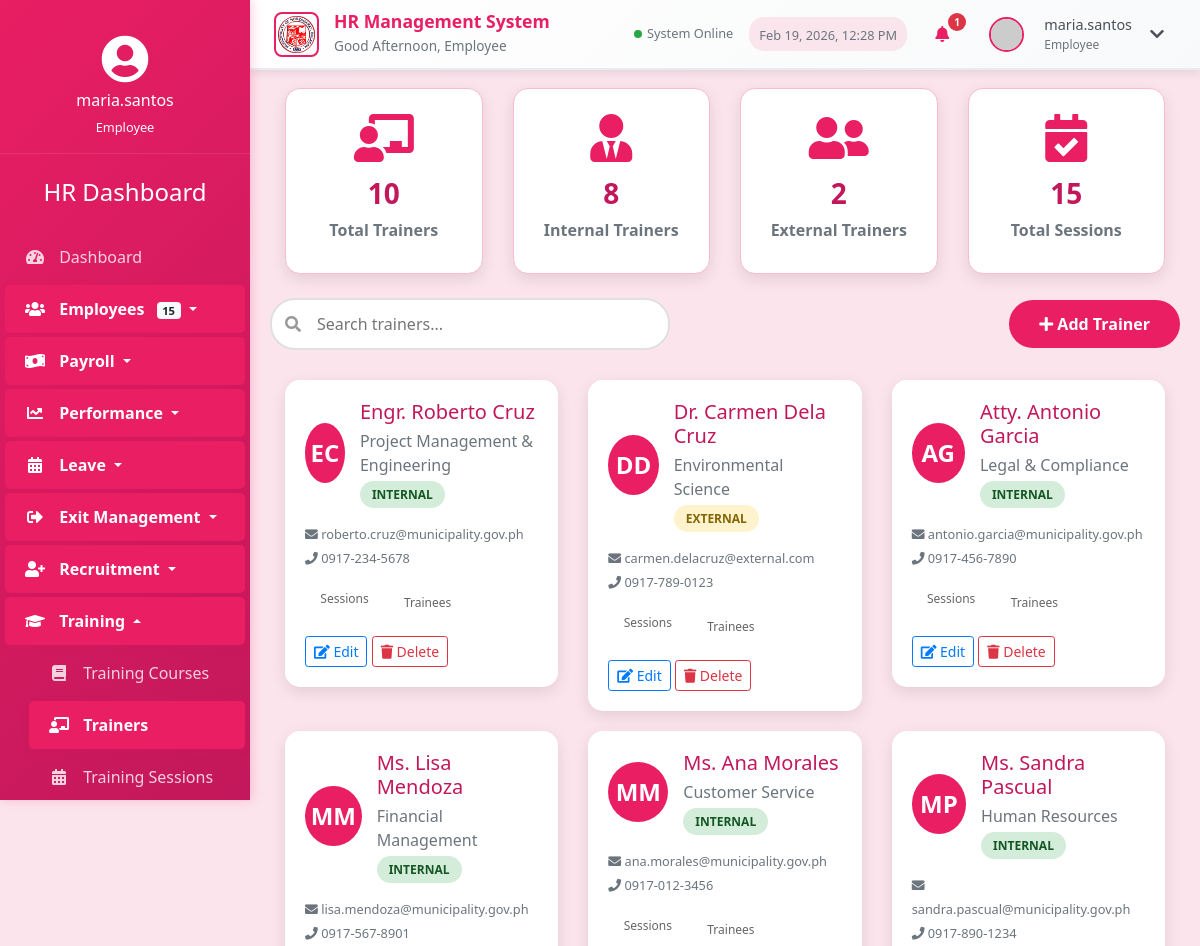
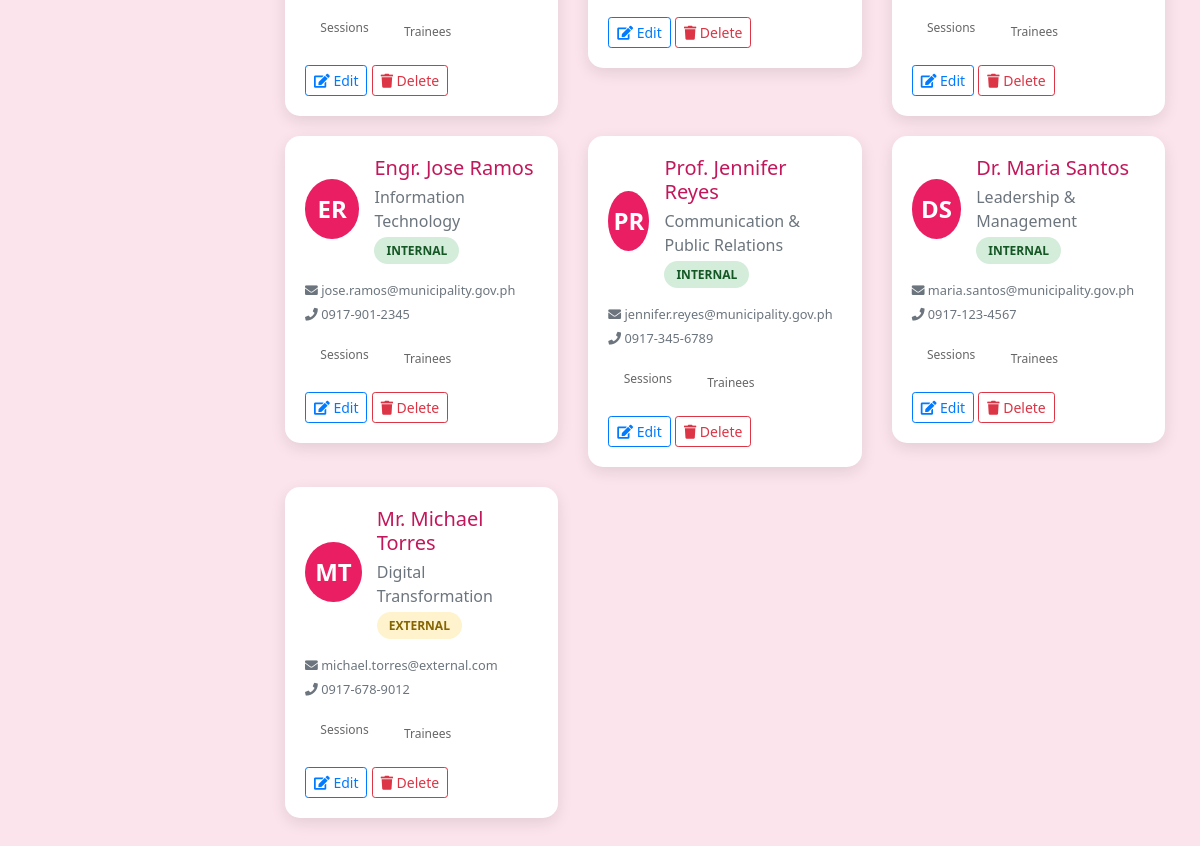
Page /trainers.php (signed in) on the earlier database version (2 pictures, top to bottom).
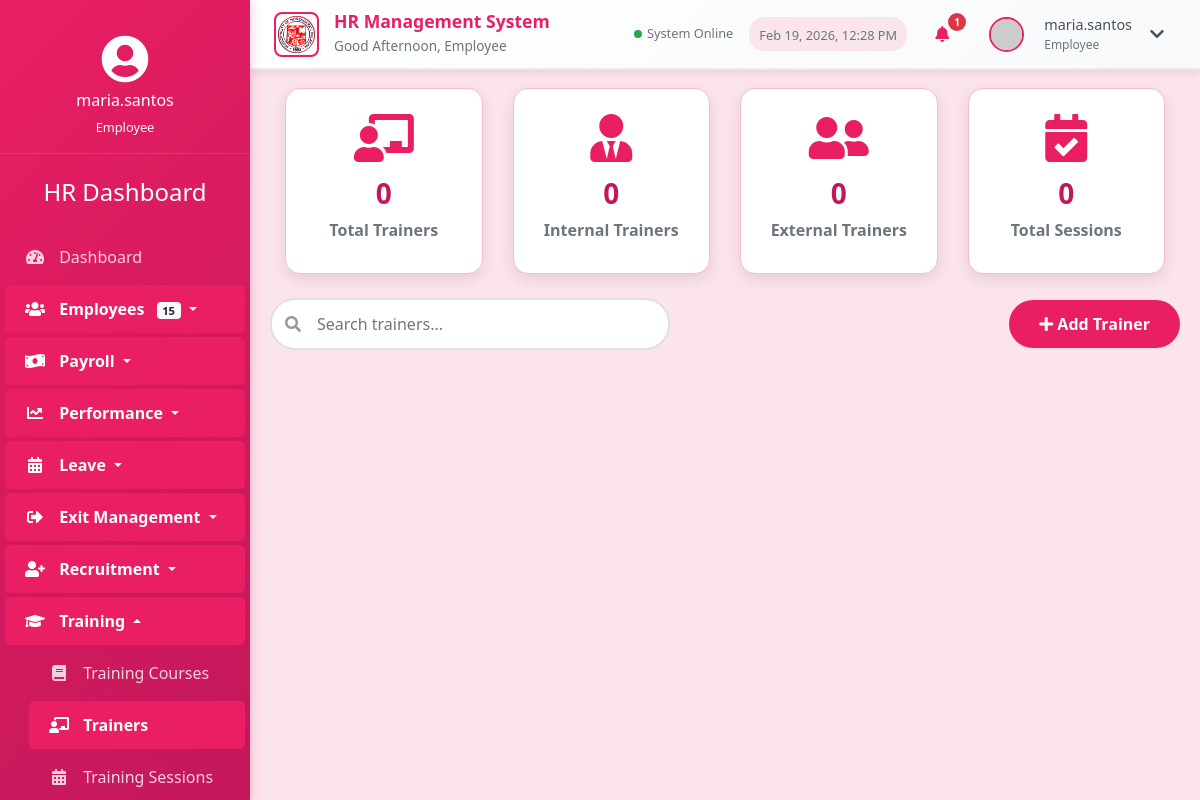
Same page on the later database version.
### tables this page shows
CREATE TABLE `trainers` (
  `trainer_id` int(11) NOT NULL,
  `first_name` varchar(50) NOT NULL,
  `last_name` varchar(50) NOT NULL,
  `email` varchar(100) NOT NULL,
  `phone` varchar(20) DEFAULT NULL,
  `specialization` varchar(255) DEFAULT NULL,
  `bio` text DEFAULT NULL,
  `is_internal` tinyint(1) DEFAULT 1,
  `created_at` timestamp NOT NULL DEFAULT current_timestamp(),
  `updated_at` timestamp NOT NULL DEFAULT current_timestamp() ON UPDATE current_timestamp()
);

### trainers.php (the view, shortened to what the changed rows need)
<?php
$host = 'localhost';
$dbname = 'CC_HR';
$username = 'root';
$password = '';
try {
    $pdo = new PDO("mysql:host=$host;dbname=$dbname", $username, $password);
    $pdo->setAttribute(PDO::ATTR_ERRMODE, PDO::ERRMODE_EXCEPTION);
} catch(PDOException $e) {
    die("Connection failed: " . $e->getMessage());
}
$stmt = $pdo->query("
    SELECT
        t.*,
        COUNT(ts.session_id) as session_count,
        COUNT(DISTINCT te.employee_id) as total_trainees
    FROM trainers t
    LEFT JOIN training_sessions ts ON t.trainer_id = ts.trainer_id
    LEFT JOIN training_enrollments te ON ts.session_id = te.session_id
    GROUP BY t.trainer_id
    ORDER BY t.last_name, t.first_name
");
$trainers = $stmt->fetchAll(PDO::FETCH_ASSOC);
$stmt = $pdo->query("SELECT COUNT(*) as total FROM trainers");
$totalTrainers = $stmt->fetch(PDO::FETCH_ASSOC)['total'];
$stmt = $pdo->query("SELECT COUNT(*) as internal FROM trainers WHERE is_internal = 1");
$internalTrainers = $stmt->fetch(PDO::FETCH_ASSOC)['internal'];
$stmt = $pdo->query("SELECT COUNT(*) as external FROM trainers WHERE is_internal = 0");
$externalTrainers = $stmt->fetch(PDO::FETCH_ASSOC)['external'];
?>
<!DOCTYPE html>
<html lang="en">
<head>
    <link rel="stylesheet" href="https://stackpath.bootstrapcdn.com/bootstrap/4.5.2/css/bootstrap.min.css">
    <link rel="stylesheet" href="https://cdnjs.cloudflare.com/ajax/libs/font-awesome/5.15.1/css/all.min.css">
    <link rel="stylesheet" href="styles.css?v=rose">
</head>
<body>
    <div class="container-fluid">
        <div class="row">
            <div class="main-content">
                <h2 class="section-title">Trainers Management</h2>
                <div class="row mb-4">
                    <div class="col-md-3">
                        <div class="stats-card">
                            <i class="fas fa-chalkboard-teacher"></i>
                            <h3><?php echo $totalTrainers; ?></h3>
                            <h6>Total Trainers</h6>
                        </div>
                    </div>
                    <div class="col-md-3">
                        <div class="stats-card">
                            <i class="fas fa-user-tie"></i>
                            <h3><?php echo $internalTrainers; ?></h3>
                            <h6>Internal Trainers</h6>
                        </div>
                    </div>
                    <div class="col-md-3">
                        <div class="stats-card">
                            <i class="fas fa-user-friends"></i>
                            <h3><?php echo $externalTrainers; ?></h3>
                            <h6>External Trainers</h6>
                        </div>
                    </div>
                    <div class="col-md-3">
                        <div class="stats-card">
                            <i class="fas fa-calendar-check"></i>
                            <h3><?php echo array_sum(array_column($trainers, 'session_count')); ?></h3>
                            <h6>Total Sessions</h6>
                        </div>
                    </div>
                </div>
                <div class="row" id="trainersGrid">
                    <?php foreach ($trainers as $trainer): ?>
                    <div class="col-md-6 col-lg-4 trainer-item">
                        <div class="trainer-card">
                            <div class="d-flex align-items-center mb-3">
                                <div class="trainer-avatar">
                                    <?php echo strtoupper(substr($trainer['first_name'], 0, 1) . substr($trainer['last_name'], 0, 1)); ?>
                                </div>
                                <div class="trainer-info">
                                    <h5><?php echo htmlspecialchars($trainer['first_name'] . ' ' . $trainer['last_name']); ?></h5>
                                    <p class="text-muted mb-1"><?php echo htmlspecialchars($trainer['specialization']); ?></p>
                                    <span class="status-badge <?php echo $trainer['is_internal'] ? 'status-internal' : 'status-external'; ?>">
                                        <?php echo $trainer['is_internal'] ? 'Internal' : 'External'; ?>
                                    </span>
                                </div>
                            </div>
                            <div class="mb-3">
                                <small class="text-muted">
                                    <i class="fas fa-envelope"></i> <?php echo htmlspecialchars($trainer['email']); ?><br>
                                    <i class="fas fa-phone"></i> <?php echo htmlspecialchars($trainer['phone']); ?>
                                </small>
                            </div>
                            <div class="trainer-stats">
                                <div class="stat-item">
                                    <div class="stat-number"><?php echo $trainer['session_count']; ?></div>
                                    <div class="stat-label">Sessions</div>
                                </div>
                                <div class="stat-item">
                                    <div class="stat-number"><?php echo $trainer['total_trainees']; ?></div>
                                    <div class="stat-label">Trainees</div>
                                </div>
                            </div>
                            <div class="mt-3">
                                <button class="btn btn-sm btn-outline-primary" onclick="editTrainer(<?php echo $trainer['trainer_id']; ?>)">
                                    <i class="fas fa-edit"></i> Edit
                                </button>
                                <button class="btn btn-sm btn-outline-danger" onclick="deleteTrainer(<?php echo $trainer['trainer_id']; ?>)">
                                    <i class="fas fa-trash"></i> Delete
                                </button>
                            </div>
                        </div>
                    </div>
                    <?php endforeach; ?>
                </div>
            </div>
        </div>
    </div>
</body>
</html>

Differences in the rows shown:
removed trainers: first_name+last_name "EC", first_name+last_name "Engr. Roberto Cruz", specialization "Project Management & Engineering", is_internal "INTERNAL", email "roberto.cruz@municipality.gov.ph", phone "0917-234-5678"
removed trainers: first_name+last_name "DD", first_name+last_name "Dr. Carmen Dela Cruz", specialization "Environmental Science", is_internal "EXTERNAL", email "carmen.delacruz@external.com", phone "0917-789-0123"
removed trainers: first_name+last_name "AG", first_name+last_name "Atty. Antonio Garcia", specialization "Legal & Compliance", is_internal "INTERNAL", email "antonio.garcia@municipality.gov.ph", phone "0917-456-7890"
removed trainers: first_name+last_name "MM", first_name+last_name "Ms. Lisa Mendoza", specialization "Financial Management", is_internal "INTERNAL", email "lisa.mendoza@municipality.gov.ph", phone "0917-567-8901"
removed trainers: first_name+last_name "MM", first_name+last_name "Ms. Ana Morales", specialization "Customer Service", is_internal "INTERNAL", email "ana.morales@municipality.gov.ph", phone "0917-012-3456"
removed trainers: first_name+last_name "MP", first_name+last_name "Ms. Sandra Pascual", specialization "Human Resources", is_internal "INTERNAL", email "sandra.pascual@municipality.gov.ph", phone "0917-890-1234"
removed trainers: first_name+last_name "ER", first_name+last_name "Engr. Jose Ramos", specialization "Information Technology", is_internal "INTERNAL", email "jose.ramos@municipality.gov.ph", phone "0917-901-2345"
removed trainers: first_name+last_name "PR", first_name+last_name "Prof. Jennifer Reyes", specialization "Communication & Public Relations", is_internal "INTERNAL", email "jennifer.reyes@municipality.gov.ph", phone "0917-345-6789"
removed trainers: first_name+last_name "DS", first_name+last_name "Dr. Maria Santos", specialization "Leadership & Management", is_internal "INTERNAL", email "maria.santos@municipality.gov.ph", phone "0917-123-4567"
removed trainers: first_name+last_name "MT", first_name+last_name "Mr. Michael Torres", specialization "Digital Transformation", is_internal "EXTERNAL", email "michael.torres@external.com", phone "0917-678-9012"
Other differences:
$totalTrainers: "10" → "0"
$internalTrainers: "8" → "0"
$externalTrainers: "2" → "0"
array_sum(array_column($trainers, 'session_count')): "15" → "0"
